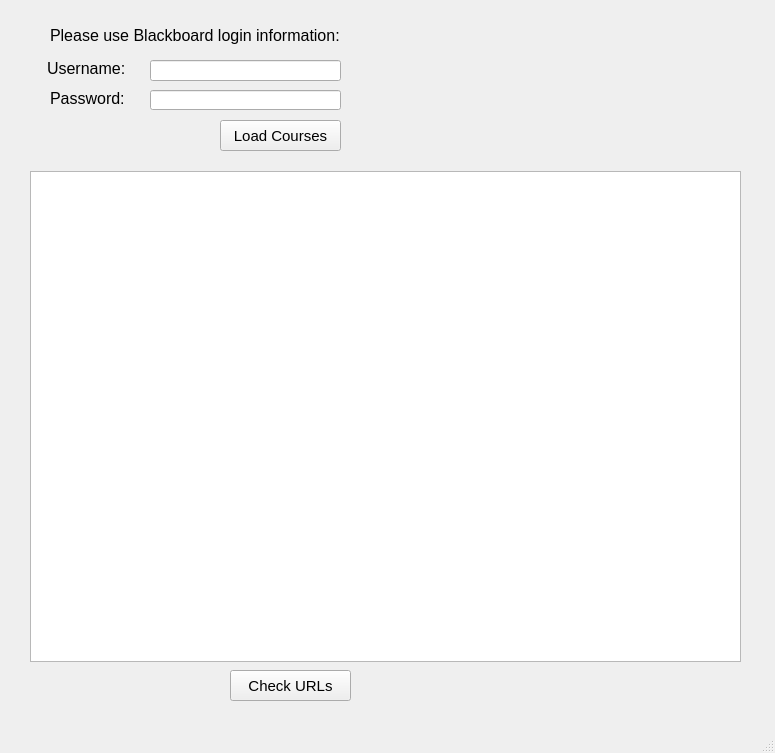
<?xml version="1.0" encoding="UTF-8"?>
<ui version="4.0">
 <class>MainWindow</class>
 <widget class="QMainWindow" name="MainWindow">
  <property name="geometry">
   <rect>
    <x>0</x>
    <y>0</y>
    <width>775</width>
    <height>753</height>
   </rect>
  </property>
  <property name="windowTitle">
   <string>Work Console</string>
  </property>
  <widget class="QWidget" name="centralwidget">
   <widget class="QLineEdit" name="lineEdit_pass">
    <property name="geometry">
     <rect>
      <x>150</x>
      <y>90</y>
      <width>191</width>
      <height>20</height>
     </rect>
    </property>
    <property name="echoMode">
     <enum>QLineEdit::Password</enum>
    </property>
   </widget>
   <widget class="QPushButton" name="pushButton_getCourses">
    <property name="geometry">
     <rect>
      <x>220</x>
      <y>120</y>
      <width>121</width>
      <height>31</height>
     </rect>
    </property>
    <property name="font">
     <font>
      <family>Arial</family>
      <pointsize>11</pointsize>
      <weight>50</weight>
      <bold>false</bold>
     </font>
    </property>
    <property name="text">
     <string>Load Courses</string>
    </property>
   </widget>
   <widget class="QLabel" name="label_2">
    <property name="geometry">
     <rect>
      <x>47</x>
      <y>60</y>
      <width>90</width>
      <height>16</height>
     </rect>
    </property>
    <property name="font">
     <font>
      <family>Arial</family>
      <pointsize>12</pointsize>
     </font>
    </property>
    <property name="text">
     <string>Username:</string>
    </property>
    <property name="textFormat">
     <enum>Qt::AutoText</enum>
    </property>
   </widget>
   <widget class="QLabel" name="label_3">
    <property name="geometry">
     <rect>
      <x>50</x>
      <y>90</y>
      <width>91</width>
      <height>16</height>
     </rect>
    </property>
    <property name="font">
     <font>
      <family>Arial</family>
      <pointsize>12</pointsize>
     </font>
    </property>
    <property name="text">
     <string>Password:</string>
    </property>
   </widget>
   <widget class="QLineEdit" name="lineEdit_username">
    <property name="geometry">
     <rect>
      <x>150</x>
      <y>60</y>
      <width>191</width>
      <height>21</height>
     </rect>
    </property>
   </widget>
   <widget class="QLabel" name="label">
    <property name="geometry">
     <rect>
      <x>50</x>
      <y>20</y>
      <width>321</width>
      <height>31</height>
     </rect>
    </property>
    <property name="font">
     <font>
      <family>Arial</family>
      <pointsize>12</pointsize>
     </font>
    </property>
    <property name="text">
     <string>Please use Blackboard login information:</string>
    </property>
   </widget>
   <widget class="QPushButton" name="pushButton_checkURLs">
    <property name="geometry">
     <rect>
      <x>230</x>
      <y>670</y>
      <width>121</width>
      <height>31</height>
     </rect>
    </property>
    <property name="font">
     <font>
      <family>Arial</family>
      <pointsize>11</pointsize>
      <weight>50</weight>
      <bold>false</bold>
     </font>
    </property>
    <property name="text">
     <string>Check URLs</string>
    </property>
   </widget>
   <widget class="QTableWidget" name="tableWidget_courses">
    <property name="geometry">
     <rect>
      <x>30</x>
      <y>171</y>
      <width>711</width>
      <height>491</height>
     </rect>
    </property>
    <property name="font">
     <font>
      <pointsize>8</pointsize>
     </font>
    </property>
    <property name="editTriggers">
     <set>QAbstractItemView::NoEditTriggers</set>
    </property>
    <property name="selectionMode">
     <enum>QAbstractItemView::SingleSelection</enum>
    </property>
    <property name="selectionBehavior">
     <enum>QAbstractItemView::SelectRows</enum>
    </property>
    <property name="gridStyle">
     <enum>Qt::DashLine</enum>
    </property>
    <attribute name="horizontalHeaderStretchLastSection">
     <bool>true</bool>
    </attribute>
   </widget>
  </widget>
  <widget class="QMenuBar" name="menubar">
   <property name="geometry">
    <rect>
     <x>0</x>
     <y>0</y>
     <width>775</width>
     <height>21</height>
    </rect>
   </property>
  </widget>
  <widget class="QStatusBar" name="statusbar"/>
 </widget>
 <resources/>
 <connections/>
</ui>
